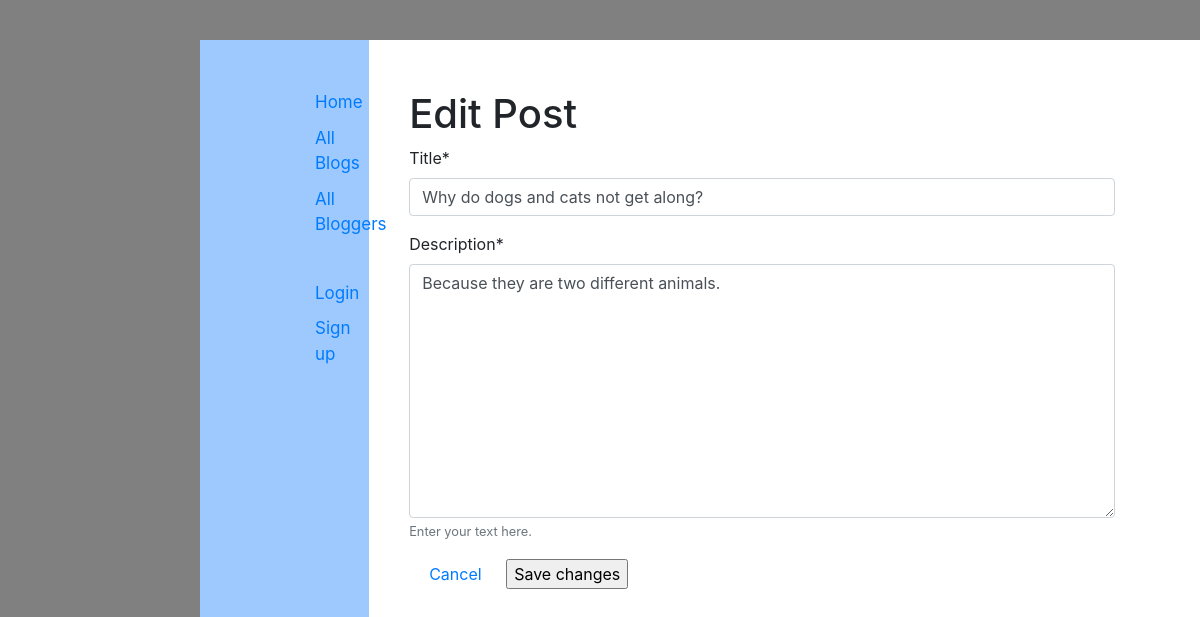
The app's page /catalog/blog/2/update with its own data.
### catalog/models.py (models this page shows, shortened)
class Blog(models.Model):
    title = models.CharField(max_length = 200)
    post_date = models.DateField( default = date.today)
    author = models.ForeignKey(Blogger, on_delete = models.SET_NULL, null = True)
    description = models.TextField(max_length = 2000, help_text = "Enter your text here.")
    class Meta:
        ordering = ["-post_date"]

### catalog/views.py (the view)
# urls.py: path('blog/<int:pk>/update', views.BlogUpdate.as_view(), name = 'blog-update'),
class BlogUpdate(UpdateView):
    model = Blog
    fields = ('title', 'description')

### catalog/templates/catalog/blog_form.html (shortened to what this page needs)
{% extends "base_generic.html" %}
{% load crispy_forms_tags %}
{% block content %}
<h1>Edit Post</h1>
<form method="POST">
    {{form | crispy}}
    <a href="{% url 'profile-detail' user.id %}">Cancel</a>
    <input type="submit" value="Save changes">
</form>
{% endblock %}

### records on screen
Blog: title "Why do dogs and cats not get along?", description "Because they are two different animals."
